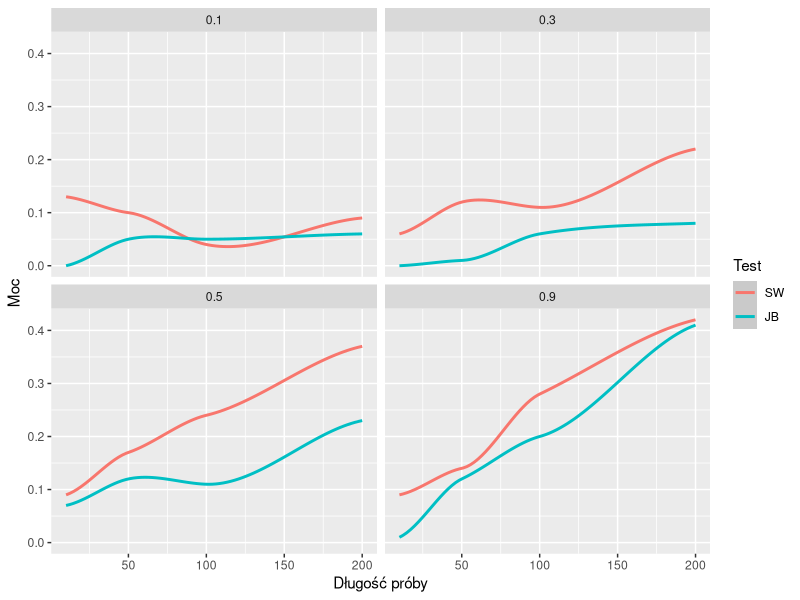
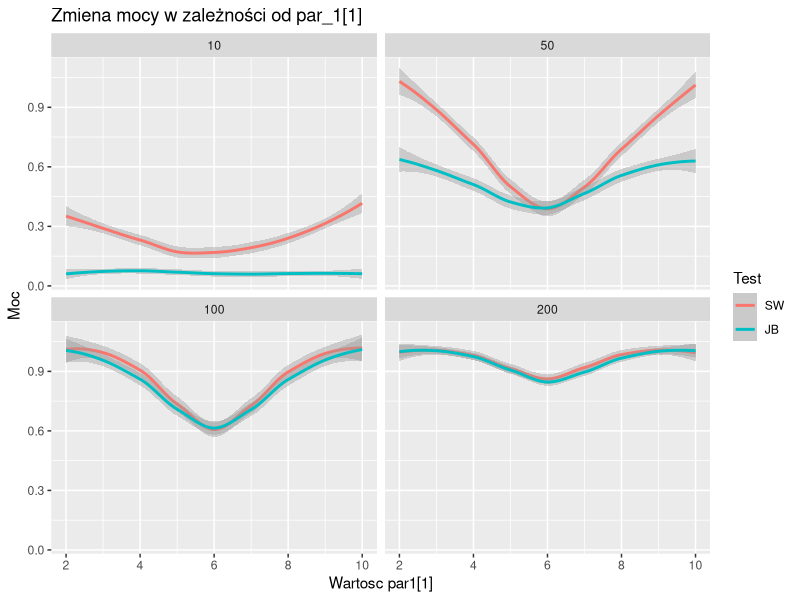
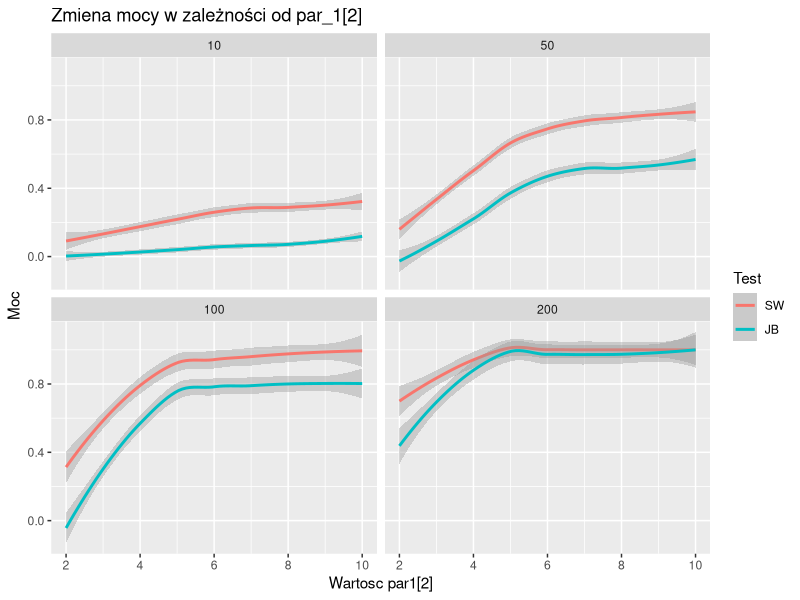
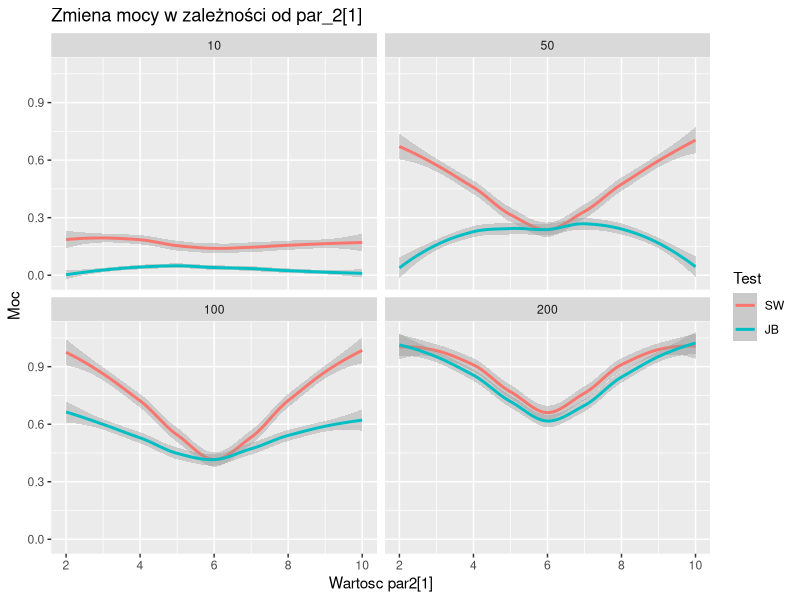
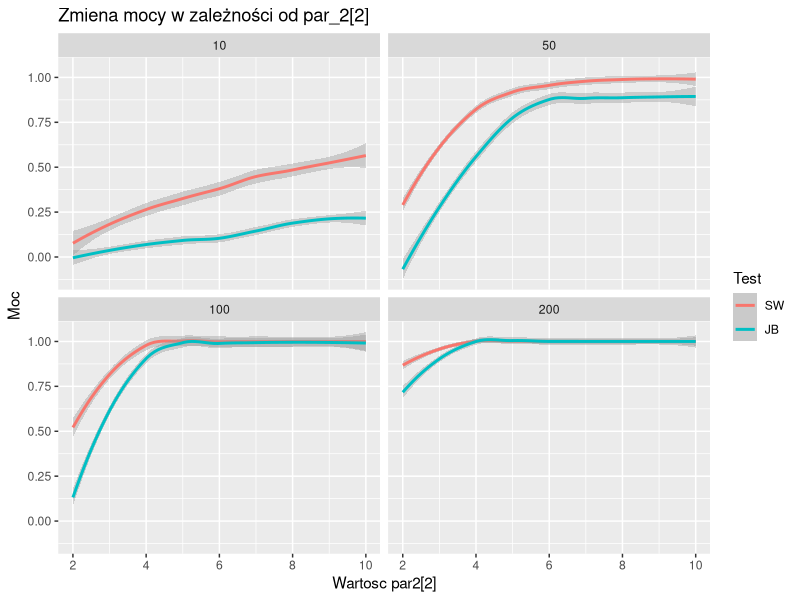
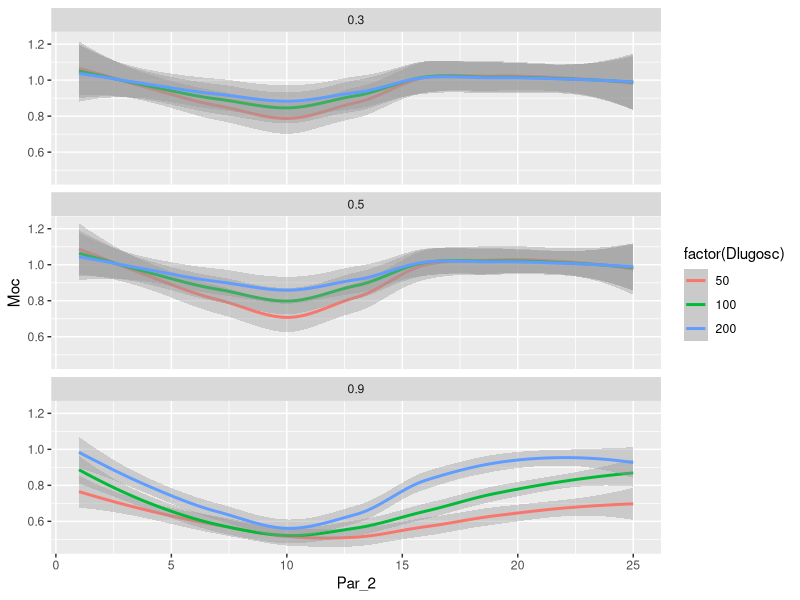

These figures' R source, in order:
## ---- chunk 1
library(dplyr)
library(tidyr)
library(ggplot2)
library(tseries)
## ---- chunk 2
rmix <- function(n,family_1,par_1,family_2,par_2,p){
  
  prob <- sample(c(1,2), n, prob = c(p, 1-p), replace = T)
  
  sample1 <- eval(
    parse( text = 
             paste0("r", family_1, "(length(which(prob == 1)), ", 
                    paste(par_1, collapse = ", "),
                    ")"))
  )
  sample2 <- eval(
    parse( text = 
             paste0("r", family_2, "(length(which(prob == 2)), ", 
                    paste(par_2, collapse = ","),
                    ")"))
  )
  c(sample1,sample2)
}
## ---- chunk 3
#długość
n <- c(10,50,100,200)
#prawdopodobieństwo
p <- c(0.1,0.3,0.5,0.9)
#par_1
par1 <- c(5,4)
#par_2
par2 <- c(10,5)
#ilość symulacji
N <- 100
#alpha, która pozwala na badanie mocy testów
alpha <- 0.1
#testy - skrótowe nazy testów którymi posługuję się w projekcie
testy <- c("SW","JB")
## ---- chunk 4
data1 <- expand.grid(n,p,testy)
colnames(data1) <- c("Dlugosc", "Prawdopodobienstwo","Test")

## ---- chunk 5
set.seed(20)

powers <- sapply(1:nrow(data1),
                 function(i){
                   n <- data1[i, 1]
                   p <- data1[i, 2]
                   test <- data1[i, 3]
                   
                   p_vector <- sapply(rep(n, N), function(x){
                     sample <- rmix(n, "norm", par1, "norm", par2, p)
                     
                     if (test == "SW"){
                       result <- shapiro.test(sample)$p.value
                     } else if (test == "JB"){
                       result <- jarque.bera.test(sample)$p.value
                     }   
                     result
                   })
                   mean(p_vector < alpha)
                 })

data2 <- bind_cols(data1, Moc = powers)
## ---- chunk 6
ggplot(data2,aes(x = Dlugosc, y = Moc, color = Test)) +
  labs(x = "Długość próby", y = "Moc") +
  geom_smooth() + 
  facet_wrap(~ Prawdopodobienstwo, nrow = 3)
## ---- chunk 7
#długość
n <- c(10,50,100,200)
#prawdopodobieństwo
p <- 0.6
#par_2
par2 <- c(6,2)
#dane do zmiany
zmiana <- seq(2,10, by = .25)


data3 <- expand.grid(Dlugosc = n, Prawdo = p, Zmiana = zmiana, Test = testy)
## ---- chunk 8
set.seed(20)

powers <- sapply(1:nrow(data3),
                 function(i){
                   n <- data3[i, 1]
                   par1 <- data3[i, 3]  
                   test <- data3[i, 4]
                   
                   p_vector <- sapply(rep(n, N), function(x){
                     sample <- rmix(n, "norm", c(par1,1), "norm", par2, p)
                     
                     if (test == "SW"){
                       result <- shapiro.test(sample)$p.value
                     } else if (test == "JB"){
                       result <- jarque.bera.test(sample)$p.value
                     }   
                     result
                   })
                   mean(p_vector < alpha)
                 })

data4 <- bind_cols(data3, Moc = powers)

  ggplot(data4,aes(x = Zmiana, y = Moc, color = Test)) +
  labs(title = "Zmiena mocy w zależności od par_1[1]", x = "Wartosc par1[1]", y = "Moc") +
  geom_smooth() + 
  facet_wrap(~ Dlugosc, nrow = 3)
## ---- chunk 9
set.seed(20)

powers <- sapply(1:nrow(data3),
                 function(i){
                   n <- data3[i, 1]
                   par1 <- data3[i, 3]  
                   test <- data3[i, 4]
                   
                   p_vector <- sapply(rep(n, N), function(x){
                     sample <- rmix(n, "norm", c(1,par1), "norm", par2, p)
                     
                     if (test == "SW"){
                       result <- shapiro.test(sample)$p.value
                     } else if (test == "JB"){
                       result <- jarque.bera.test(sample)$p.value
                     }   
                     result
                   })
                   mean(p_vector < alpha)
                 })

data4 <- bind_cols(data3, Moc = powers)


  ggplot(data4,aes(x = Zmiana, y = Moc, color = Test)) +
  labs(title = "Zmiena mocy w zależności od par_1[2]", x = "Wartosc par1[2]", y = "Moc") +
  geom_smooth() + 
  facet_wrap(~ Dlugosc, nrow = 3)
## ---- chunk 10
#długość
n <- c(10,50,100,200)
#prawdopodobieństwo
p <- 0.6
#par_2
par1 <- c(6,2)
#dane do zmiany
zmiana <- seq(2,10, by = .25)

data3 <- expand.grid(Dlugosc = n, Prawdo = p, Zmiana = zmiana, Test = testy)
## ---- chunk 11
set.seed(20)
powers <- sapply(1:nrow(data3),
                 function(i){
                   n <- data3[i, 1]
                   par2 <- data3[i, 3]  
                   test <- data3[i, 4]
                   
                   p_vector <- sapply(rep(n, N), function(x){
                     sample <- rmix(n, "norm", par1, "norm", c(par2,1), p)
                     
                     if (test == "SW"){
                       result <- shapiro.test(sample)$p.value
                     } else if (test == "JB"){
                       result <- jarque.bera.test(sample)$p.value
                     }   
                     result
                   })
                   mean(p_vector < alpha)
                 })

data4 <- bind_cols(data3, Moc = powers)

  ggplot(data4,aes(x = Zmiana, y = Moc, color = Test)) +
  labs(title = "Zmiena mocy w zależności od par_2[1]", x = "Wartosc par2[1]", y = "Moc") +
  geom_smooth() + 
  facet_wrap(~ Dlugosc, nrow = 3)
## ---- chunk 12
set.seed(20)
powers <- sapply(1:nrow(data3),
                 function(i){
                   n <- data3[i, 1]
                   par2 <- data3[i, 3]  
                   test <- data3[i, 4]
                   
                   p_vector <- sapply(rep(n, N), function(x){
                     sample <- rmix(n, "norm", par1, "norm", c(1,par2), p)
                     
                     if (test == "SW"){
                       result <- shapiro.test(sample)$p.value
                     } else if (test == "JB"){
                       result <- jarque.bera.test(sample)$p.value
                     }   
                     result
                   })
                   mean(p_vector < alpha)
                 })

data4 <- bind_cols(data3, Moc = powers)


  ggplot(data4,aes(x = Zmiana, y = Moc, color = Test)) +
  labs(title = "Zmiena mocy w zależności od par_2[2]", x = "Wartosc par2[2]", y = "Moc") +
  geom_smooth() + 
  facet_wrap(~ Dlugosc, nrow = 3)
## ---- chunk 13
#długość
n <- c(50,100,200)
#prawdopodobieństwo
p <- c(0.3,0.5,0.9)
#par_1
par1 <- c(10)
#par_2
par2 <- c(1:25) 
#ilość symulacji
N <- 100
#alpha, która pozwala na badanie mocy testów
alpha <- 0.5

data1 <- expand.grid(Par2 = par2, Dlugosc = n, Prawdo = p)
p_vector <- 0
powers1 <- 0
## ---- chunk 14
set.seed(20)
for (i in 1:nrow(data1)) {
  n <- data1[i, 2]
  par2 <- data1[i, 1]  
  p <- data1[i, 3]
  for (j in 1:N) {
    sample <- rmix(n, "pois", par1, "pois", par2, p)
    sampleP <- rpois(n, par1)
    p_vector[j] <- wilcox.test(sample, sampleP, paired = T)$p.value 
  }
  powers1[i] <- mean(p_vector < alpha)
}
## ---- chunk 15
data2 <- bind_cols(data1, Moc = powers1)
## ---- chunk 16
  ggplot(data2) +
  labs(x = "Par_2", y = "Moc") +
  geom_smooth(aes(x = Par2, y = Moc, color = factor(Dlugosc))) + 
  facet_wrap(~ Prawdo, nrow = 4)
